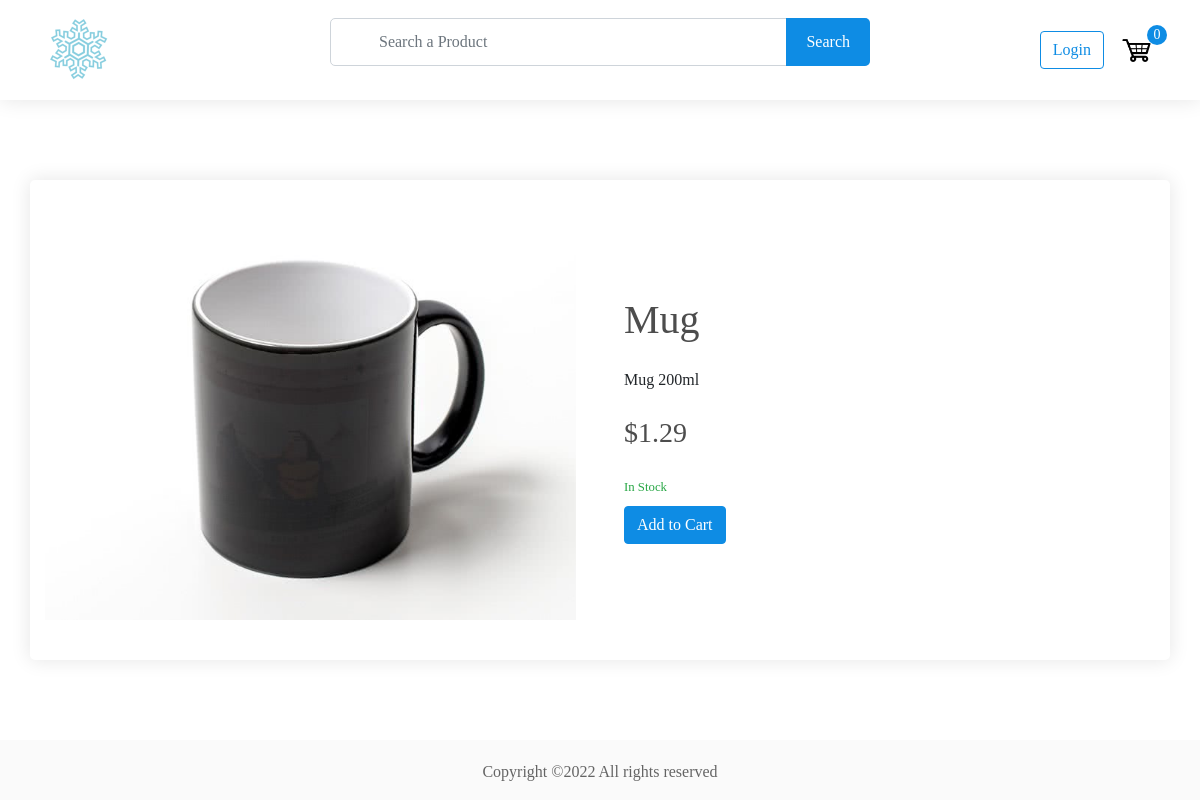
Screenshot of /product/19/ with the database file from the repository.
### store/models.py (models this page shows)
class Product(models.Model):
    name = models.CharField(max_length=200, null=True)
    price = models.DecimalField(max_digits=7, decimal_places=2)
    digital = models.BooleanField(default=False, null=True, blank=False)
    image = models.ImageField(null=True, blank=True)
    status = models.BooleanField(default=False, null=True, blank=False)  # changed
    description = models.TextField(max_length=1000, null=True, blank=True)  # added
    def __str__(self):
        return self.name
    @property
    def imageURL(self):
        try:
            url = self.image.url
        except:
            url = ""
        return url

### store/views.py (the view, shortened to what this page needs)
# urls.py: path("product/<int:product_id>/", views.details, name="details"),
def details(request, product_id):
    try:
        product = Product.objects.get(pk=product_id)
        if product.status == True:
            available = 'yes'
        else:
            available = 'no'
    except:
        raise Http404("Product does not exist")
    context = {"product": product, "available": available,}
    return render(request, "store/details.html", context)

### context_processors/context_processors.py (called while the page is built)
def total_cart_items(request):
    if request.user.is_authenticated:
        customer = Customer.objects.filter(user=request.user).first()
        if customer is None:
            return {"totalCartItems": 0}
        order = Order.objects.filter(customer=customer, ordered=False).first()
        if order is None:
            return {"totalCartItems": 0}
        cartItems = order.get_cart_items
    else:
        try:
            cart = json.loads(request.COOKIES["cart"])
        except:
            cart = {}
        items = []
        cartItems = 0
        for i in cart:
            try:
                cartItems += cart[i]["quantity"]
            except:
                pass
    return {"totalCartItems": cartItems}

### store/templates/store/details.html (shortened to what this page needs)
{% extends 'store/header.html' %}
{% load static %}
{% block content %}
    <section id="product-details" class="product-details">
        <div class="container">
            <div class="row align-items-center">
                <div class="col-lg-6 pr-xl-4 mb-4 mb-lg-0">
                    <div class="product-details-image text-center">
                        <a class="gallery-item" href="{{product.imageURL}}">
                            <img src="{{product.imageURL}}" alt="">
                        </a>
                    </div>
                </div>
                <div class="col-lg-6 pl-xl-4">
                    <div class="product-details-description">
                        <h1 class="mb-4">{{product}}</h1>
                        <p class="mb-4">{{product.description}}</p>
                        <h2 class="h3 mb-4">${{product.price}}</h3>
                        {% if available == "yes" %}
                            <small class="text-success">In Stock</small>
                        {% else %}
                            <small class="text-danger">Out of Stock</small>
                        {% endif %}
                        <div class="add-cart d-flex align-items-center mt-2">
                            <a href="{% url 'add_to_cart' product.id %}" class="btn btn-primary">Add to Cart</a>
                        </div>
                    </div>
                </div>
            </div>
        </div>
    </section>
{% endblock content %}

### static/css/style.css (style rules this page uses)
.btn { transition: 250ms ease-in; }
.btn-primary { background-color: #0e8ce4; border-color: #0e8ce4; }
img { max-width: 100%; }
h1, h2, h3, h4, h5, h6 { color: #4d4d4d; }
section { padding: 50px 0; }
@media (min-width: 768px) { section { padding: 60px 0; } }
@media (min-width: 768px) { section { padding: 80px 0; } }
.product-details .container { background-color: #fff; padding-top: 40px; padding-bottom: 40px; border-radius: 5px; box-shadow: 0 0 20px #e5e5e5; }
.product-details-image img { height: 400px; -o-object-fit: cover; object-fit: cover; }
.product-details-description .add-cart { flex-wrap: wrap; gap: 16px; }

### static/css/payment_alert.css (style rules this page uses)
body { margin: 0; padding: 0; font-family: "Montserrat "; }

### rows the page displays
Product: imageURL (picture), name "Mug", description "Mug 200ml", price "1.29"

### other values shown
{{ totalCartItems }} "0"
